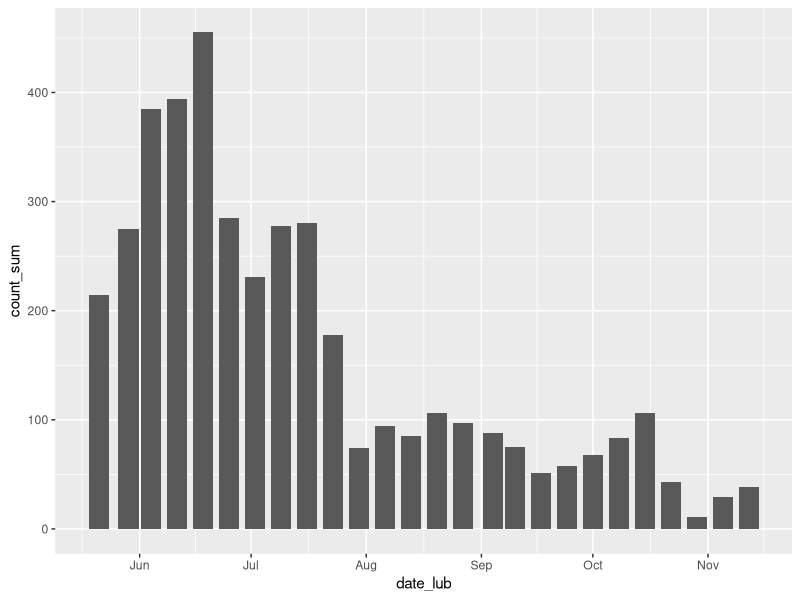
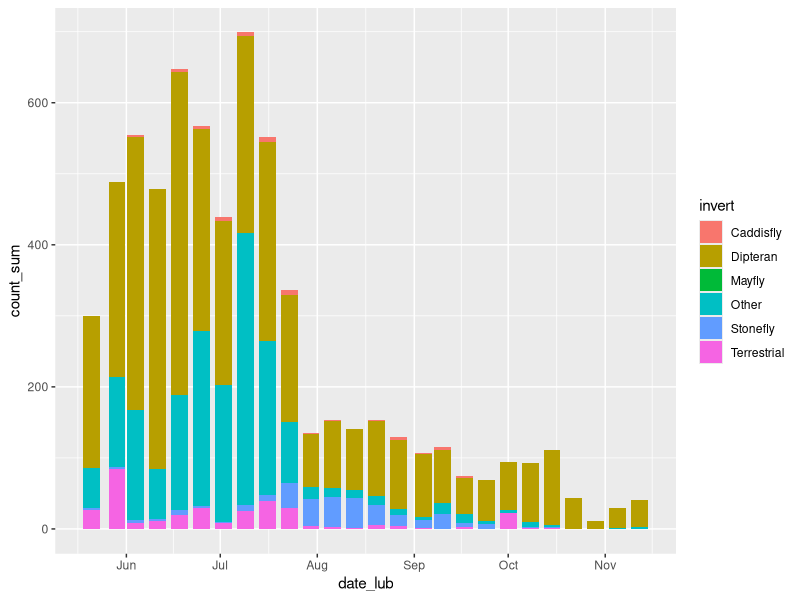

Generate these figures, in order, with R:
## ---- chunk 1

#packages needed
library("magrittr")
library("dplyr")
library("tidyr")
library("lubridate")
library("ggplot2")

setwd("C:/Users/tyler/OneDrive/Documents/Huang Summer/Data Files")

#load in a file
ws9 <- read.csv("Sticky trap data - Watershed 9.csv")
## ---- chunk 2
ws9_tidy <- ws9 %>% gather("Dipteran_large","Terrestrial_large","Caddisfly_large","Mayfly_large",
               "Stonefly_large","Other_large","Dipteran_small","Terrestrial_small","Other_small", key ="invert_size", value = 
                 "count"
      ) %>% 
separate(invert_size, into=c("invert", "size"), sep = "_")   #making invertebrate type and size into separate variables
  
  View(ws9_tidy)

str(ws9_tidy)
  
## ---- chunk 3
#mutate changes things in data frames
ws9_tidy = ws9_tidy %>% mutate(count_new = ifelse(is.na(count) == TRUE, 0, count)) %>% 
  dplyr::select(-count) %>%  #specifies which package to look for select in
  rename("trap" = "Trap..", "date" = "Date") %>% 
mutate(date_lub = lubridate::mdy(date)) %>% 
  dplyr::select(-date) %>% 
  dplyr::select(date_lub, trap, invert, size, count_new)

View(ws9_tidy)
## ---- chunk 4

ws9_sum <- ws9_tidy %>% group_by(date_lub, invert, size) %>% 
  summarize(count_sum = sum(count_new))

View(ws9_sum)
## ---- chunk 5
ggplot(ws9_sum %>% filter(invert == "Dipteran"), aes(x = date_lub, y = count_sum)) +
  geom_bar(stat = "identity")

ggplot(ws9_sum, aes(x = date_lub, y = count_sum)) + 
  geom_bar(stat = "identity", aes(fill = invert))

